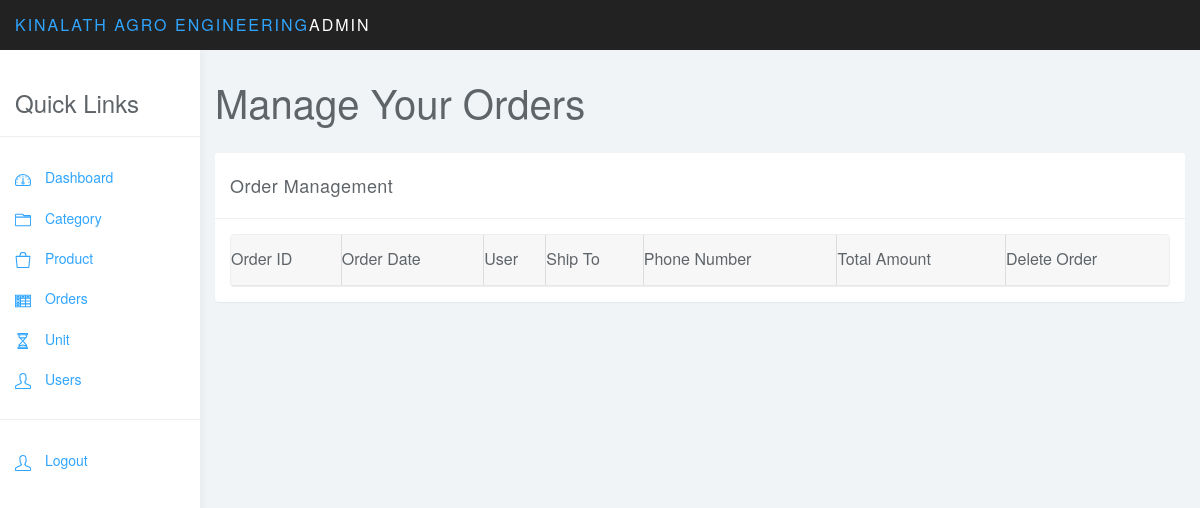
The page /admin/view-old-orders.php (signed in) on the database as committed earlier.
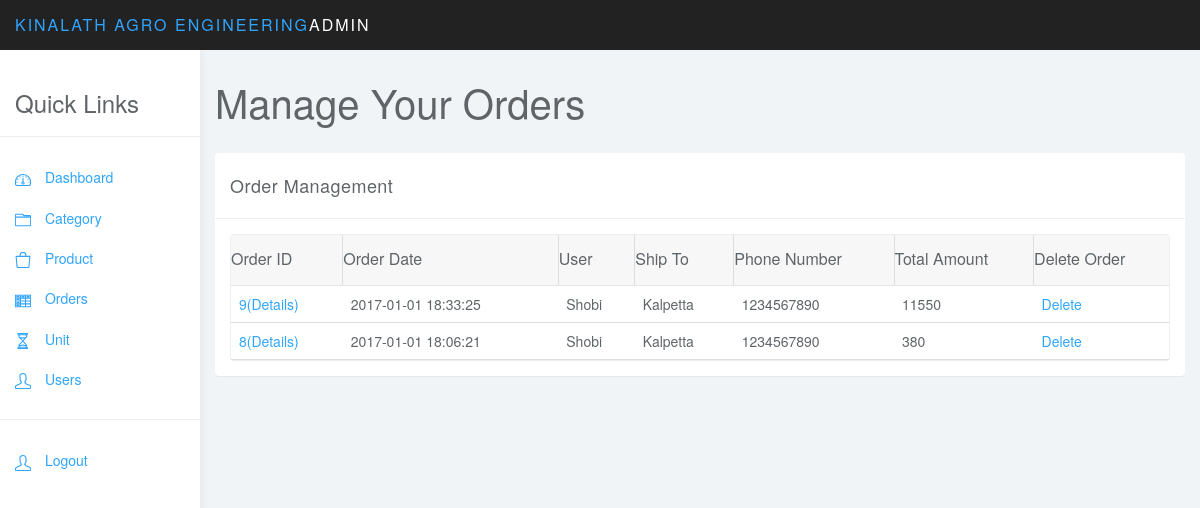
The same page on the database as committed later.
### tables this page shows
CREATE TABLE `orders` (
  `id` int(11) NOT NULL,
  `order_date` datetime NOT NULL,
  `user_id` int(11) NOT NULL,
  `totalcost` varchar(10) NOT NULL,
  `shipto` text NOT NULL,
  `status` int(1) DEFAULT '0',
  `shipped_date` datetime DEFAULT NULL
);

CREATE TABLE `users` (
  `id` int(11) NOT NULL,
  `name` varchar(25) NOT NULL,
  `username` varchar(25) NOT NULL,
  `password` varchar(30) NOT NULL,
  `address` text NOT NULL,
  `level` int(1) NOT NULL,
  `phone` int(12) NOT NULL
);

### app/Order.php (called while the page is built, shortened)
<?php
	require_once('DB2.php');
	class Order
	{
		public static function getAllFullfilled(){
			$db=new Db();
			$sql="SELECT * FROM orders WHERE status =1 ORDER BY order_date DESC ";
			$rows=[];
			$result=$db->query($sql);
			if($result){
				while ($r=mysqli_fetch_assoc($result)) {
					array_push($rows, $r);
				}
				return $rows;
			}
			return false;
		}
	}
?>

### app/DB2.php (called while the page is built, shortened)
<?php
class Db
{
	private static $connection;
	function __construct()
	{
		 if(!isset(self::$connection)) {
		 	self::$connection=mysqli_connect("localhost","root","","engineering");
		 	if (!self::$connection) {
		 		die("connection Error");
		 	}else{
		 		return self::$connection;
		 	}
		 }
	}
	function query($sql){
		$result=mysqli_query(self::$connection,$sql);
		return $result;
	}
}
?>

### app/User.php (called while the page is built, shortened)
<?php
	require_once('DB2.php');
	class User	{
		public static function getOne($id){
			$db=new Db();
			$sql="SELECT * FROM users WHERE id= '$id' LIMIT 1";
			$rows=[];
			$result=$db->query($sql);
			if($result && mysqli_num_rows($result)>0){
				while ($r=mysqli_fetch_assoc($result)) {
					array_push($rows, $r);
				}
				return $rows[0];
			}
			return false;
		}
	}
?>

### admin/view-old-orders.php (the view, shortened to what this page needs)
<?php
	require_once('../app/Order.php');
	$orders=Order::getAllFullfilled();
?>
<!DOCTYPE html>
<html>
<head>
<link href="css/bootstrap.min.css" rel="stylesheet">
<link href="css/datepicker3.css" rel="stylesheet">
<link href="css/bootstrap-table.css" rel="stylesheet">
<link href="css/styles.css" rel="stylesheet">
</head>
<body>
	<?php include_once('nav-sidebar.php'); ?>
	<div class="col-sm-9 col-sm-offset-3 col-lg-10 col-lg-offset-2 main">
		<div class="row">
			<div class="col-lg-12">
				<h1 class="page-header">Manage Your Orders</h1>
			</div>
		</div>
		<div class="row">
			<div class="col-lg-12">
				<div class="panel panel-default">
					<div class="panel-heading">Order Management</div>
					<div class="panel-body">
						<table data-toggle="table" data-url="tables/data1.json"  data-show-refresh="true" data-show-toggle="true" data-show-columns="true" data-search="true" data-select-item-name="toolbar1" data-pagination="true" data-sort-name="name" data-sort-order="desc">
						    <thead>
						    <tr>
						        <th data-field="state" data-checkbox="true" >Order ID</th>
						        <th data-field="state" data-checkbox="true" >Order Date</th>
						        <th data-field="id" data-sortable="true">User</th>
						        <th data-field="id" data-sortable="true">Ship To</th>
						        <th data-field="id" data-sortable="true">Phone Number</th>
 								<th data-field="id" data-sortable="true">Total Amount</th>
 								<th data-field="id" data-sortable="true">Delete Order</th>
						    </tr>
						    <?php
						    foreach ($orders as $order) {
						    	$userid=$order['user_id'];
						    	$user=User::getOne($userid);
						   		$order_id=$order['id'];
						    	echo "<tr>";
						    		echo "<td>"."<a href=\"order-detail.php?id=$order_id\">".$order_id."(Details)</a></td>";
						    		echo "<td>".$order['order_date']."</td>";
						    		echo "<td>".$user['name']."</td>";
						    		echo "<td>".$order['shipto']."</td>";
						    		echo "<td>".$user['phone']."</td>";
						    		echo "<td>".$order['totalcost']."</td>";
						    		echo "<td>"."<a href=\"delete-order.php?id={$order['id']}\">Delete"."</a> </td>";
						   		echo "</tr>";
						    }
						    ?>
						    </thead>
						</table>
					</div>
				</div>
			</div>
		</div>
	</div>
</body>
</html>

### admin/nav-sidebar.php (shortened to what this page needs)
<nav class="navbar navbar-inverse navbar-fixed-top" role="navigation">
		<div class="container-fluid">
			<div class="navbar-header">
				<a class="navbar-brand" href="#"><span>Kinalath Agro Engineering</span>Admin</a>
			</div>
		</div>
	</nav>
	<div id="sidebar-collapse" class="col-sm-3 col-lg-2 sidebar">
		<form role="search">
			<div class="form-group">
				<h3>Quick Links</h3>
			</div>
		</form>
		<ul class="nav menu">
			<li><a href="index.php"><svg class="glyph stroked dashboard-dial"><use xlink:href="#stroked-dashboard-dial"></use></svg> Dashboard</a></li>
			<li class="parent ">
				<a href="#">
					<span data-toggle="collapse" href="#sub-item-1"><svg class="glyph stroked folder"><use xlink:href="#stroked-folder"/></svg></span> Category
				</a>
			</li>
			<li class="parent ">
				<a href="#">
					<span data-toggle="collapse" href="#product"><svg class="glyph stroked bag"><use xlink:href="#stroked-bag"></use></svg></span> Product
				</a>
			</li>
			<li class="parent ">
				<a href="#">
					<span data-toggle="collapse" href="#order"><svg class="glyph stroked table"><use xlink:href="#stroked-table"/></svg></span> Orders
				</a>
			</li>
			<li class="parent ">
				<a href="#">
					<span data-toggle="collapse" href="#unit"><svg class="glyph stroked hourglass"><use xlink:href="#stroked-hourglass"/></svg></span> Unit
				</a>
			</li>
			<li class="parent ">
				<a href="#">
					<span data-toggle="collapse" href="#user"><svg class="glyph stroked male user "><use xlink:href="#stroked-male-user"/></svg></span> Users
				</a>
			</li>
			<li role="presentation" class="divider"></li>
			<li><a href="login.php?purpose=logout"><svg class="glyph stroked male-user"><use xlink:href="#stroked-male-user"></use></svg> Logout</a></li>
		</ul>
	</div>

### admin/css/styles.css (style rules this page uses)
body { background: #f1f4f7; padding-top: 50px; color: #5f6468; }
a, a:hover, a:focus { color: #30a5ff; }
h1, h2, h3, h4, h5, h6 { color: #5f6468; }
h1 { font-weight: 300; font-size: 40px; }
h3, h4 { font-weight: 300; }
.navbar-header .navbar-brand { color: #fff; font-size: 16px; text-transform: uppercase; font-weight: 500; letter-spacing: 2px; }
.navbar-header .navbar-brand span { color: #30a5ff; }
.panel { border: 0; }
.panel-heading { font-size: 18px; font-weight: 300; letter-spacing: 0.025em; height: 66px; line-height: 45px; }
.panel-default .panel-heading { background: #fff; border-bottom: 1px solid #eee; color: #5f6468; }
.navbar { border: 0; }
.sidebar { display: block; background-color: #fff; padding: 0; display: none; }
.sidebar form { padding: 20px 15px 5px 15px; border-bottom: 1px solid #eee; margin-bottom: 20px; }
@media (min-width: 768px) { .sidebar { display: block; position: fixed; top: 50px; bottom: 0; left: 0; z-index: 1000; display: block; margin: 0; padding: 0; overflow-x: hidden; overflow-y: auto; background-color: #fff; box-shadow: 1px 0px 10px rgba(0, 0, 0, .05); } }
@media (min-width: 768px) { .navbar-header { width: 100%; } }
.sidebar ul.nav li.divider { border-bottom: 1px solid #eee; margin: 20px 0; }
h1.page-header { margin-top: 30px; border-bottom: 0; }
.table { background: #fff; }
.fixed-table-container thead th { background: #f7f7f8; border-color: #ddd; color: #5f6468; font-weight: 300; font-size: 16px; }
.table>thead>tr>th { border-bottom: 1px solid #e6e7e8; vertical-align: middle; height: 50px; }
.sidebar .glyph, .user-menu .glyph { height: 16px; width: 16px; margin: 0 10px 0 0; stroke-width: 3px; }
.glyph.table { background: none; border: none; }

Rows that differ between the two databases and show on the page:
now on this page (row edited): orders: id "9", order_date "2017-01-01 18:33:25", user.name "Shobi", shipto "Kalpetta", user.phone "1234567890", totalcost "11550"
now on this page (row edited): orders: id "8", order_date "2017-01-01 18:06:21", user.name "Shobi", shipto "Kalpetta", user.phone "1234567890", totalcost "380"
